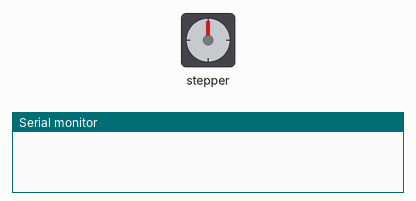
The sketch below on a simulated Arduino Uno, built with avr-gcc and run on an emulated ATmega328P. Shown: stepper motor, the last lines printed to the serial monitor. Stepper angles assume 2048 steps per turn.

Above: at 0.1 s.
At 29.2 s:
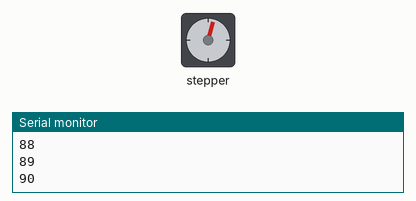
Timing chart, 0 to 40.0 s (numbered marks = the images above):
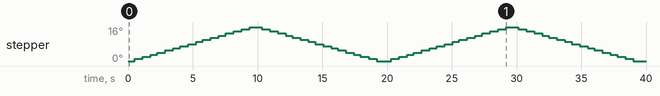

The sketch:

StepperMotor.ino
```cpp
#include <Stepper.h>

int PPV = 2048;
int rotacion = 1;
Stepper motor( PPV, 8, 10, 9, 11 );

void setup() {
  Serial.begin(9600);
  motor.setSpeed(10);
}

void loop() {
  for(int i = 0; i <= 95 ; i++){
    motor.step(1 * rotacion);
    delay(100);
    Serial.println(String(i));
  }

  rotacion *= -1;
}
```
